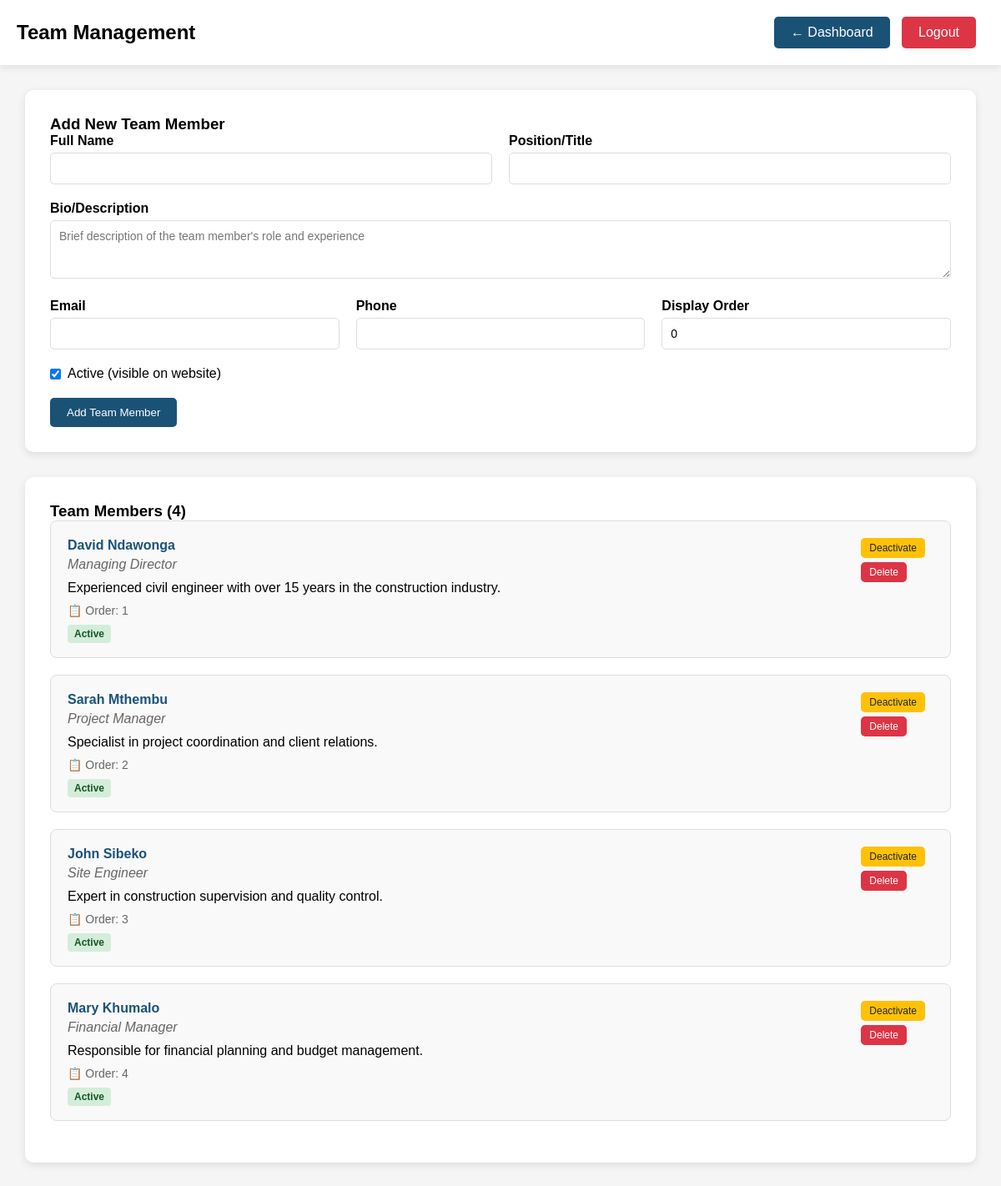
The page /admin/team.php (signed in) on the database its author committed.
### tables this page shows
CREATE TABLE IF NOT EXISTS `team` (
  `id` int(11) NOT NULL AUTO_INCREMENT,
  `full_name` varchar(100) NOT NULL,
  `position` varchar(100) NOT NULL,
  `bio` text,
  `photo` varchar(255),
  `email` varchar(100),
  `phone` varchar(20),
  `display_order` int(11) DEFAULT 0,
  `is_active` tinyint(1) DEFAULT 1,
  `created_at` timestamp DEFAULT CURRENT_TIMESTAMP,
  `updated_at` timestamp DEFAULT CURRENT_TIMESTAMP ON UPDATE CURRENT_TIMESTAMP,
  PRIMARY KEY (`id`)
);

### admin/team.php (the view, shortened to what this page needs)
<?php
require_once __DIR__ . '/../config.php';
try {
    $stmt = $pdo->query("SELECT * FROM team ORDER BY display_order ASC, full_name ASC");
    $team_members = $stmt->fetchAll();
} catch (PDOException $e) {
    $team_members = [];
    $message = "Error loading team members: " . $e->getMessage();
}
?>
<!DOCTYPE html>
<html lang="en">
<head>
</head>
<body>
    <header class="admin-header">
        <h2>Team Management</h2>
        <div>
            <a href="dashboard.php" class="btn">← Dashboard</a>
            <a href="logout.php" class="btn btn-danger">Logout</a>
        </div>
    </header>
    <div class="admin-content">
        <div class="card">
            <h3>Add New Team Member</h3>
            <form method="POST">
                <div class="form-row">
                    <div class="form-group">
                        <label class="form-label">Full Name</label>
                        <input type="text" name="full_name" class="form-control" required>
                    </div>
                    <div class="form-group">
                        <label class="form-label">Position/Title</label>
                        <input type="text" name="position" class="form-control" required>
                    </div>
                </div>
                <div class="form-group">
                    <label class="form-label">Bio/Description</label>
                    <textarea name="bio" class="form-control" rows="3" placeholder="Brief description of the team member's role and experience"></textarea>
                </div>
                <div class="form-row">
                    <div class="form-group">
                        <label class="form-label">Email</label>
                        <input type="email" name="email" class="form-control">
                    </div>
                    <div class="form-group">
                        <label class="form-label">Phone</label>
                        <input type="text" name="phone" class="form-control">
                    </div>
                    <div class="form-group">
                        <label class="form-label">Display Order</label>
                        <input type="number" name="display_order" class="form-control" value="0" min="0">
                    </div>
                </div>
                <div class="form-group">
                    <div class="form-check">
                        <input type="checkbox" name="is_active" id="is_active" checked>
                        <label for="is_active">Active (visible on website)</label>
                    </div>
                </div>
                <button type="submit" class="btn">Add Team Member</button>
            </form>
        </div>
        <div class="card">
            <h3>Team Members (<?php echo count($team_members); ?>)</h3>
            <?php if (empty($team_members)): ?>
                <p>No team members found. Add your first team member above.</p>
            <?php else: ?>
                <div class="team-grid">
                    <?php foreach ($team_members as $member): ?>
                    <div class="team-card">
                        <div style="display: flex; justify-content: space-between; align-items: flex-start;">
                            <div style="flex: 1;">
                                <h4><?php echo htmlspecialchars($member['full_name']); ?></h4>
                                <div class="position"><?php echo htmlspecialchars($member['position']); ?></div>
                                <?php if ($member['bio']): ?>
                                    <p style="margin-bottom: 10px;"><?php echo htmlspecialchars($member['bio']); ?></p>
                                <?php endif; ?>
                                <div style="font-size: 14px; color: #666;">
                                    <div>📋 Order: <?php echo $member['display_order']; ?></div>
                                </div>
                                <div style="margin-top: 10px;">
                                    <span class="status-badge status-<?php echo $member['is_active'] ? 'active' : 'inactive'; ?>">
                                        <?php echo $member['is_active'] ? 'Active' : 'Inactive'; ?>
                                    </span>
                                </div>
                            </div>
                            <div style="display: flex; flex-direction: column; gap: 5px;">
                                <form method="POST" style="display: inline;">
                                    <button type="submit" class="btn <?php echo $member['is_active'] ? 'btn-warning' : 'btn-success'; ?>" style="padding: 5px 10px; font-size: 12px;">
                                        <?php echo $member['is_active'] ? 'Deactivate' : 'Activate'; ?>
                                    </button>
                                </form>
                                <form method="POST" style="display: inline;" onsubmit="return confirm('Are you sure you want to delete this team member?')">
                                    <button type="submit" class="btn btn-danger" style="padding: 5px 10px; font-size: 12px;">Delete</button>
                                </form>
                            </div>
                        </div>
                    </div>
                    <?php endforeach; ?>
                </div>
            <?php endif; ?>
        </div>
    </div>
</body>
</html>

### admin/team.php (style rules this page uses)
* { margin: 0; padding: 0; box-sizing: border-box; font-family: Arial, sans-serif; }
body { background: #f5f5f5; }
.admin-header { background: white; padding: 20px; box-shadow: 0 2px 10px rgba(0,0,0,0.1); display: flex; justify-content: space-between; align-items: center; }
.admin-content { padding: 30px; max-width: 1200px; margin: 0 auto; }
.card { background: white; padding: 30px; border-radius: 10px; box-shadow: 0 3px 10px rgba(0,0,0,0.1); margin-bottom: 30px; }
.btn { background: #1a5276; color: white; border: none; padding: 10px 20px; border-radius: 5px; cursor: pointer; text-decoration: none; display: inline-block; margin-right: 10px; }
.btn-danger { background: #dc3545; }
.btn-warning { background: #ffc107; color: #212529; }
.form-group { margin-bottom: 20px; }
.form-label { display: block; margin-bottom: 5px; font-weight: bold; }
.form-control { width: 100%; padding: 10px; border: 1px solid #ddd; border-radius: 5px; font-size: 14px; }
.form-check { display: flex; align-items: center; gap: 8px; }
.status-badge { padding: 4px 8px; border-radius: 4px; font-size: 12px; font-weight: bold; }
.status-active { background: #d4edda; color: #155724; }
.form-row { display: flex; gap: 20px; }
.form-row .form-group { flex: 1; }
.team-card { border: 1px solid #ddd; border-radius: 8px; padding: 20px; margin-bottom: 20px; background: #f9f9f9; }
.team-card h4 { color: #1a5276; margin-bottom: 5px; }
.team-card .position { color: #666; font-style: italic; margin-bottom: 10px; }

### rows shown on the page
team: full_name "David Ndawonga", position "Managing Director", bio "Experienced civil engineer with over 15 years in the construction industry.", display_order "1", is_active "Active"
team: full_name "Sarah Mthembu", position "Project Manager", bio "Specialist in project coordination and client relations.", display_order "2", is_active "Active"
team: full_name "John Sibeko", position "Site Engineer", bio "Expert in construction supervision and quality control.", display_order "3", is_active "Active"
team: full_name "Mary Khumalo", position "Financial Manager", bio "Responsible for financial planning and budget management.", display_order "4", is_active "Active"

### other values the page prints
count($team_members) "4"
